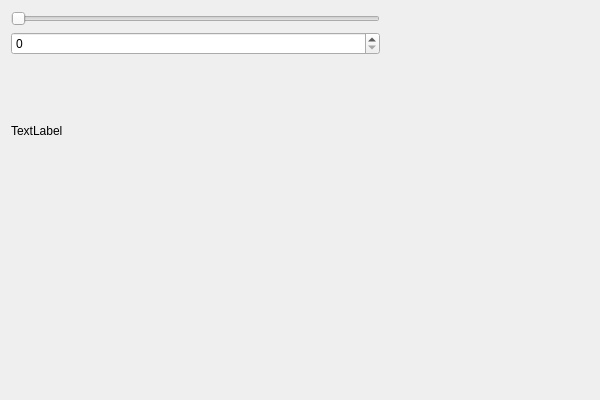
<?xml version="1.0" encoding="UTF-8"?>
<ui version="4.0">
 <class>MainWindow</class>
 <widget class="QMainWindow" name="MainWindow">
  <property name="geometry">
   <rect>
    <x>0</x>
    <y>0</y>
    <width>600</width>
    <height>400</height>
   </rect>
  </property>
  <property name="windowTitle">
   <string>MainWindow</string>
  </property>
  <widget class="QWidget" name="centralWidget">
   <property name="sizePolicy">
    <sizepolicy hsizetype="Preferred" vsizetype="Preferred">
     <horstretch>0</horstretch>
     <verstretch>0</verstretch>
    </sizepolicy>
   </property>
   <widget class="QWidget" name="verticalLayoutWidget">
    <property name="geometry">
     <rect>
      <x>0</x>
      <y>0</y>
      <width>391</width>
      <height>211</height>
     </rect>
    </property>
    <layout class="QVBoxLayout" name="verticalLayout">
     <item>
      <widget class="QSlider" name="horizontalSlider">
       <property name="orientation">
        <enum>Qt::Horizontal</enum>
       </property>
      </widget>
     </item>
     <item>
      <widget class="QSpinBox" name="spinBox"/>
     </item>
     <item>
      <widget class="QLabel" name="label">
       <property name="text">
        <string>TextLabel</string>
       </property>
      </widget>
     </item>
    </layout>
   </widget>
  </widget>
 </widget>
 <layoutdefault spacing="6" margin="11"/>
 <resources/>
 <connections>
  <connection>
   <sender>horizontalSlider</sender>
   <signal>valueChanged(int)</signal>
   <receiver>spinBox</receiver>
   <slot>setValue(int)</slot>
   <hints>
    <hint type="sourcelabel">
     <x>77</x>
     <y>9</y>
    </hint>
    <hint type="destinationlabel">
     <x>76</x>
     <y>37</y>
    </hint>
   </hints>
  </connection>
  <connection>
   <sender>spinBox</sender>
   <signal>valueChanged(int)</signal>
   <receiver>horizontalSlider</receiver>
   <slot>setValue(int)</slot>
   <hints>
    <hint type="sourcelabel">
     <x>122</x>
     <y>42</y>
    </hint>
    <hint type="destinationlabel">
     <x>124</x>
     <y>12</y>
    </hint>
   </hints>
  </connection>
  <connection>
   <sender>spinBox</sender>
   <signal>valueChanged(int)</signal>
   <receiver>MainWindow</receiver>
   <slot>pwmSpinValueChanged(int)</slot>
   <hints>
    <hint type="sourcelabel">
     <x>141</x>
     <y>39</y>
    </hint>
    <hint type="destinationlabel">
     <x>220</x>
     <y>66</y>
    </hint>
   </hints>
  </connection>
  <connection>
   <sender>MainWindow</sender>
   <signal>labelSetMsg(QString)</signal>
   <receiver>label</receiver>
   <slot>setText(QString)</slot>
   <hints>
    <hint type="sourcelabel">
     <x>229</x>
     <y>179</y>
    </hint>
    <hint type="destinationlabel">
     <x>30</x>
     <y>133</y>
    </hint>
   </hints>
  </connection>
 </connections>
 <slots>
  <signal>labelSetMsg(QString)</signal>
  <slot>pwmSpinValueChanged(int)</slot>
 </slots>
</ui>
